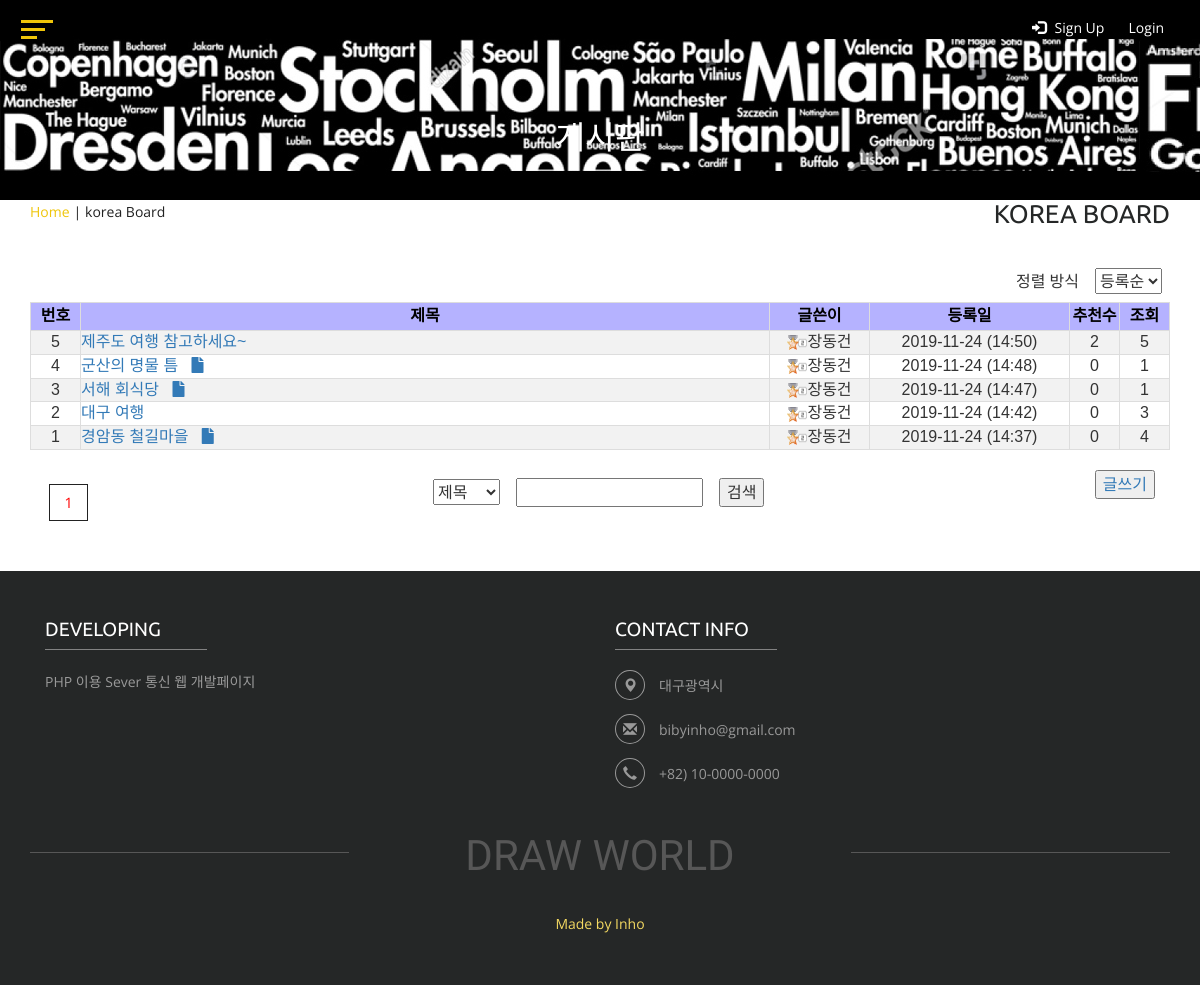
Page /koreaboard.php on the committed database.
### tables this page shows
CREATE TABLE `koreaboard` (
  `num` int(11) NOT NULL,
  `id` char(15) NOT NULL,
  `name` char(10) NOT NULL,
  `subject` char(200) NOT NULL,
  `content` text NOT NULL,
  `regist_day` char(20) NOT NULL,
  `recommand` int(11) DEFAULT 0,
  `hit` int(11) NOT NULL,
  `file_name` char(40) DEFAULT NULL,
  `file_type` char(40) DEFAULT NULL,
  `file_copied` char(40) DEFAULT NULL
);

### koreaboard.php (the view, shortened to what this page needs)
<!DOCTYPE html>
<html>
<head>
<link rel="stylesheet" href="https://cdnjs.cloudflare.com/ajax/libs/font-awesome/5.8.2/css/all.min.css" />
<link href="css/bootstrap.css" rel="stylesheet" type="text/css" media="all" />
<link rel="stylesheet" type="text/css" href="css/zoomslider.css" />
<link rel="stylesheet" type="text/css" href="css/style.css" />
<link rel="stylesheet" type="text/css" href="css/component.css" />
<link href="css/font-awesome.min.css" rel="stylesheet" type="text/css" media="all" />
</head>
<body>
<div class="banner-inner-board">
	<header>
		<?php include "header.php";?>
	</header>
	<div class="banner-info">
		<h1><a href="koreaboard.php">게시판</a></h1>
	</div>
</div>
			<section>
<?php
if(isset($_GET["setting"])){
			$setting = $_GET["setting"];
}
else {
			$setting = "num";
}
 ?>
  <div class="container">
		<div class="wthree_service_breadcrumb_left">
			<ul>
				<li><a href="index.html">Home</a> <i>|</i></li>
				<li>korea Board</li>
			</ul>
		</div>
		<div class="wthree_service_breadcrumb_right">
			<h3>korea Board</h3>
		</div>
		<div class="row" style="padding-top:60px">
			<div style="float: right;">
				<form name="selectTable" method="get" action='koreaboard.php'>
					<table>
						<tr>
							<td>정렬 방식</td>
							<td><select onchange="this.form.submit()"name="setting">
							<option value="num" <?php if($setting == "num")echo "selected" ?>>등록순</option>
						</select></td>
						</tr>
					</table>
			</form>
			</div>
		</div>
    <div class="row">
      <table id="customers" style="padding-top:20px">
        <tr>
          <th style="width:50px">번호</th>
          <th>제목</th>
          <th style="width:100px">글쓴이</th>
          <th style="width:200px" class="hidden-xs">등록일</th>
					<th style="width:50px">추천수</th>
          <th style="width:50px">조회</th>
        </tr>
      <?php
        if (isset($_GET["page"]))
        $page = $_GET["page"];
        else
        $page = 1;
				if(isset($_GET["searching_type"])){
					if($searching_type == "name"){
						$con = mysqli_connect("localhost", "user", "12345", "drawworld");
						$sql = "select * from koreaboard where $searching_type = '$searching'";
						$result = mysqli_query($con, $sql);
						$total_record = mysqli_num_rows($result);
					}else{
						$searching = $searching.'%';
						$con = mysqli_connect("localhost", "user", "12345", "drawworld");
						$sql = "select * from koreaboard where $searching_type like '$searching'";
						$result = mysqli_query($con, $sql);
						$total_record = mysqli_num_rows($result);
					}
				}else{
					if($setting == "num"){
						$con = mysqli_connect("localhost", "user", "12345", "drawworld");
						$sql = "select * from koreaboard order by num desc";
						$result = mysqli_query($con, $sql);
						$total_record = mysqli_num_rows($result);
					}else if($setting == "hit"){
						$con = mysqli_connect("localhost", "user", "12345", "drawworld");
						$sql = "select * from koreaboard order by hit desc";
						$result = mysqli_query($con, $sql);
						$total_record = mysqli_num_rows($result);
					}else if($setting == "recommand"){
						$con = mysqli_connect("localhost", "user", "12345", "drawworld");
						$sql = "select * from koreaboard order by recommand desc";
						$result = mysqli_query($con, $sql);
						$total_record = mysqli_num_rows($result);
					}
				}
        $scale = 10;
        if ($total_record % $scale == 0)
        $total_page = floor($total_record/$scale);
        else
        $total_page = floor($total_record/$scale) + 1;
        $start = ($page - 1) * $scale;
        $number = $total_record - $start;
        for ($i=$start; $i<$start+$scale && $i < $total_record; $i++)
        {
        mysqli_data_seek($result, $i);
        $row = mysqli_fetch_array($result);
        $num         = $row["num"];
        $id          = $row["id"];
        $name    		= $row["name"];
        $subject     = $row["subject"];
        $regist_day  = $row["regist_day"];
        $hit         = $row["hit"];
				$recommand	 = $row["recommand"];
        if ($row["file_name"])
        $file_image = "<img src='./img/file.gif'>";
        else
        $file_image = " ";
				$con = mysqli_connect("localhost", "user", "12345", "drawworld");
				$sql = "select auth, point from members where id = '$id'";
				$memberpoint = mysqli_query($con, $sql);
				$row2 = mysqli_fetch_array($memberpoint);
				$point = $row2["point"];
				$auth = $row2["auth"];
				if($auth == 5){
					$imgsrc = '50.gif';
				}else{
					if($point > 0 && $point <= 500){
						$imgsrc = '1.gif';
					}else if($point > 500 && $point <= 1000){
						$imgsrc = '2.gif';
					}else if($point > 1000 && $point <= 2000){
						$imgsrc = '3.gif';
					}else if($point > 2000 && $point <= 3000){
						$imgsrc = '4.gif';
					}else{
						$imgsrc = '5.gif';
					}
				}
      ?>
        <tr>
          <td style="text-align: center;"><?=$number?></td>
          <td><a href="board_view.php?num=<?=$num?>&page=<?=$page?>&board_type=koreaboard"><?=$subject?><?php if($file_image!=" "){echo"&nbsp&nbsp&nbsp<i class='fas fa-file'></i>";} ?></a></td>
          <td style="text-align: center;"><?php echo "<img style='width:20px; height:15px;' src='./data/".$imgsrc."' width=100% height=100%/>";?><?=$name?></td>
          <td class="hidden-xs" style="text-align: center;"><?=$regist_day?></td>
					<td style="text-align: center;"><?=$recommand?></td>
          <td style="text-align: center;"><?=$hit?></td>
        </tr>
      <?php
      $number--;
      }
      ?>
      </table>
    </div>
    <div class="row" style="padding-top: 20px">
      <div class="col-md-4 blog-pagenat" >
				<ul>
    <?php
    for ($i=1; $i<=$total_page; $i++)
    {
    if ($page == $i)
    {
      echo "<li><a href='#' style='color:red;'>$i</a></li>";
      }
      else
      {
        echo "<li><a href='koreaboard.php?page=$i&setting=$setting'> $i </a></li>";
      }
    }
    ?>
	</ul>
  </div>
	<div class="col-md-4">
		<form action="koreaboard.php" method="get">
			<table>
				<tr>
					<td>
						<select name="searching_type">
							<option value="subject" selected>제목</option>
						</select>
					</td>
					<td><input type="text" name="searching"></td>
					<td><input type="submit" value="검색"></td>
				</tr>
			</table>
		</form>
  </div>
  <div class="col-md-4 text-right">
    <?php
    if($userid) {
    ?>
    <button onclick="location.href='board_make.php'">글쓰기</button>
    <?php
    } else {
    ?>
    <a href="javascript:alert('로그인 후 이용해 주세요!')"><button>글쓰기</button></a>
    <?php
    }
    ?>
    </div>
  </div>
</div>
			</section>
			<div class="clearfix" style="padding-bottom: 50px"> </div>
	<div class="footer">
		<?php include "./footer.php";?>
	</div>
</body>
</html>

### header.php (shortened to what this page needs)
<?php
    if (isset($_SESSION["userid"])) $userid = $_SESSION["userid"];
    else $userid = "";
?>
<div class="header-top">
       <div class="header-left">
         <div id="sidebar">
        <div id="sidebar-btn">
          <span></span>
          <span></span>
          <span></span>
        </div>
      </div>
   </div>
     <div class="search-box">
<?php
  if(!$userid){
?>
       <ul>
       <li><a href="./register.php" ><span class="glyphicon glyphicon-log-in"></span> Sign Up</a></li>
       <li><button id="showRight" class="navig">Login </button>
         </li>
     </ul>
<?php } ?>
   </div>
 </div>

### footer.php
<div class="container">
  <div class="footer-grids">
    <div class="col-md-6 footer-grid ">
      <h3>Developing</h3>
      <p>PHP 이용 Sever 통신 웹 개발페이지</span></p>
    </div>
    <div class="col-md-6 footer-grid ">
      <h3>Contact Info</h3>
      <ul>
        <li><i class="glyphicon glyphicon-map-marker" ></i>대구광역시</li>
        <li><i class="glyphicon glyphicon-envelope" ></i><a href="bizbyinho@gmail.com">bibyinho@gmail.com</a></li>
        <li><i class="glyphicon glyphicon-earphone" ></i>+82) 10-0000-0000</li>
      </ul>
    </div>
    <div class="clearfix"> </div>
  </div>
  <div class="footer-logo animated wow slideInUp" data-wow-delay=".5s">
    <h2><a href="./index.php">Draw World</a></h2>
  </div>
  <div class="copy-right animated wow slideInUp" data-wow-delay=".5s">
    <p><a href="./index.php">Made by Inho</a></p>
  </div>
</div>

### css/zoomslider.css (style rules this page uses)
.banner-info { padding:9% 0 0 0; color: #fff; text-align: center; }
.banner-info h1 a { font-family: 'Wallpoet', cursive; font-size: 1em; color: #fff; text-transform:uppercase; }
.header-left { float: left; width: 50%; }
.header-top { padding: 1em 1em; }
.search-box { float:right; }
.search-box ul li,.search-box ul li a { display: inline-block; font-size: 14px; color: #fff; outline: none; }
@media (max-width:1366px) { .banner-info { padding: 7% 0 0 0; color: #fff; text-align: center; } }
@media (max-width:1366px) { .banner-info h1 a { font-size: 0.9em; } }

### css/component.css (style rules this page uses)
button#showRight { background: none; outline: none; border: none; margin: 0 1em; }

### rows in the picture
koreaboard: subject "제주도 여행 참고하세요~", name "장동건", regist_day "2019-11-24 (14:50)", recommand "2", hit "5"
koreaboard: subject "군산의 명물 틈", name "장동건", regist_day "2019-11-24 (14:48)", recommand "0", hit "1"
koreaboard: subject "서해 회식당", name "장동건", regist_day "2019-11-24 (14:47)", recommand "0", hit "1"
koreaboard: subject "대구 여행", name "장동건", regist_day "2019-11-24 (14:42)", recommand "0", hit "3"
koreaboard: subject "경암동 철길마을", name "장동건", regist_day "2019-11-24 (14:37)", recommand "0", hit "4"
